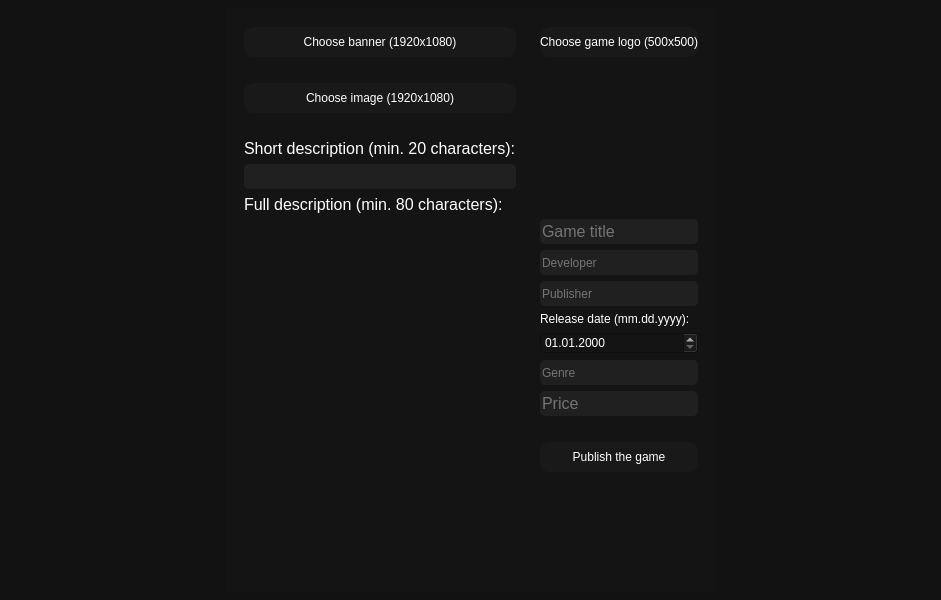
<?xml version="1.0" encoding="UTF-8"?>
<ui version="4.0">
 <class>GameAddingWindow</class>
 <widget class="QMainWindow" name="GameAddingWindow">
  <property name="geometry">
   <rect>
    <x>0</x>
    <y>0</y>
    <width>941</width>
    <height>600</height>
   </rect>
  </property>
  <property name="windowTitle">
   <string>MainWindow</string>
  </property>
  <property name="styleSheet">
   <string notr="true">background: rgb(18, 18, 18);
color: rbg(255, 255, 255)</string>
  </property>
  <widget class="QWidget" name="centralwidget">
   <property name="styleSheet">
    <string notr="true">color: rgb(255, 255, 255)</string>
   </property>
   <layout class="QHBoxLayout" name="horizontalLayout">
    <item>
     <spacer name="horizontalSpacer_2">
      <property name="orientation">
       <enum>Qt::Horizontal</enum>
      </property>
      <property name="sizeHint" stdset="0">
       <size>
        <width>40</width>
        <height>20</height>
       </size>
      </property>
     </spacer>
    </item>
    <item>
     <widget class="QWidget" name="contenArea" native="true">
      <property name="styleSheet">
       <string notr="true">background-color: rgb(20, 20, 20)</string>
      </property>
      <layout class="QGridLayout" name="gridLayout">
       <item row="0" column="0">
        <widget class="QWidget" name="widget" native="true">
         <layout class="QVBoxLayout" name="verticalLayout">
          <item>
           <widget class="QPushButton" name="bannerButton">
            <property name="styleSheet">
             <string notr="true">QPushButton {
	height: 30px;
	background-color: rgb(25, 25, 25);
	border-radius: 10%;
}

QPushButton:hover {
	background-color: rgb(28, 28, 28);
	border-radius: 5%;
}
</string>
            </property>
            <property name="text">
             <string>Choose banner (1920x1080)</string>
            </property>
           </widget>
          </item>
          <item>
           <widget class="QLabel" name="bannerHandler">
            <property name="maximumSize">
             <size>
              <width>256</width>
              <height>144</height>
             </size>
            </property>
            <property name="text">
             <string/>
            </property>
            <property name="pixmap">
             <pixmap>../build-Foxlike-Desktop_Qt_6_6_0_MinGW_64_bit-Debug/gamesBanners/Example.jpg</pixmap>
            </property>
            <property name="scaledContents">
             <bool>true</bool>
            </property>
           </widget>
          </item>
          <item>
           <widget class="QPushButton" name="imageButton">
            <property name="styleSheet">
             <string notr="true">QPushButton {
	height: 30px;
	background-color: rgb(25, 25, 25);
	border-radius: 10%;
}

QPushButton:hover {
	background-color: rgb(28, 28, 28);
	border-radius: 5%;
}
</string>
            </property>
            <property name="text">
             <string>Choose image (1920x1080)</string>
            </property>
           </widget>
          </item>
          <item>
           <widget class="QLabel" name="imageHabdler">
            <property name="maximumSize">
             <size>
              <width>512</width>
              <height>288</height>
             </size>
            </property>
            <property name="text">
             <string/>
            </property>
            <property name="pixmap">
             <pixmap>../build-Foxlike-Desktop_Qt_6_6_0_MinGW_64_bit-Debug/gamesBanners/Example.jpg</pixmap>
            </property>
            <property name="scaledContents">
             <bool>true</bool>
            </property>
           </widget>
          </item>
          <item>
           <widget class="QLabel" name="shortDescriptionLabel">
            <property name="font">
             <font>
              <pointsize>12</pointsize>
             </font>
            </property>
            <property name="text">
             <string>Short description (min. 20 characters):</string>
            </property>
           </widget>
          </item>
          <item>
           <widget class="QLineEdit" name="shortDescriptionInput">
            <property name="styleSheet">
             <string notr="true">QLineEdit {
	background-color: rgb(32, 32, 32);
	border-radius: 5%;
	color: rgb(200, 200, 200);
	height: 25px;
}</string>
            </property>
           </widget>
          </item>
          <item>
           <widget class="QLabel" name="fullDescriptionLabel">
            <property name="font">
             <font>
              <pointsize>12</pointsize>
             </font>
            </property>
            <property name="text">
             <string>Full description (min. 80 characters):</string>
            </property>
           </widget>
          </item>
          <item>
           <widget class="QPlainTextEdit" name="fullDescriptionInput">
            <property name="styleSheet">
             <string notr="true"> QScrollBar:vertical {
    background: rgb(22, 22, 22);
    width: 14px;
	border-radius: 0px;
 }

QScrollBar::handle:vertical {	
	background-color: rgb(28, 28, 28);
	min-height: 30px;
	border-radius: 7px;
}

QScrollBar::sub-line:vertical {
	height: 0px;
}

QScrollBar::handle:vertical:hover{	
	background-color: rgb(32, 32, 32);
}
QScrollBar::handle:vertical:pressed {	
	background-color: rgb(32, 32, 32);
}

QScrollBar::add-line:vertical {
	height: 0px;
}

QScrollBar::up-arrow:vertical, QScrollBar::down-arrow:vertical {
	background: none;
}
QScrollBar::add-page:vertical, QScrollBar::sub-page:vertical {
	background: none;
}</string>
            </property>
            <property name="frameShape">
             <enum>QFrame::NoFrame</enum>
            </property>
           </widget>
          </item>
         </layout>
        </widget>
       </item>
       <item row="0" column="1">
        <widget class="QWidget" name="widget_2" native="true">
         <property name="minimumSize">
          <size>
           <width>0</width>
           <height>30</height>
          </size>
         </property>
         <layout class="QVBoxLayout" name="verticalLayout_2">
          <item>
           <widget class="QPushButton" name="logoButton">
            <property name="styleSheet">
             <string notr="true">QPushButton {
	height: 30px;
	background-color: rgb(25, 25, 25);
	border-radius: 10%;
}

QPushButton:hover {
	background-color: rgb(28, 28, 28);
	border-radius: 5%;
}
</string>
            </property>
            <property name="text">
             <string>Choose game logo (500x500)</string>
            </property>
           </widget>
          </item>
          <item>
           <widget class="QLabel" name="logoHandler">
            <property name="minimumSize">
             <size>
              <width>150</width>
              <height>150</height>
             </size>
            </property>
            <property name="maximumSize">
             <size>
              <width>150</width>
              <height>150</height>
             </size>
            </property>
            <property name="text">
             <string/>
            </property>
            <property name="pixmap">
             <pixmap>../build-Foxlike-Desktop_Qt_6_6_0_MinGW_64_bit-Debug/profilesImages/Example.jpg</pixmap>
            </property>
            <property name="scaledContents">
             <bool>true</bool>
            </property>
            <property name="alignment">
             <set>Qt::AlignCenter</set>
            </property>
           </widget>
          </item>
          <item>
           <widget class="QLineEdit" name="titleInput">
            <property name="font">
             <font>
              <pointsize>12</pointsize>
             </font>
            </property>
            <property name="styleSheet">
             <string notr="true">QLineEdit {
	background-color: rgb(32, 32, 32);
	border-radius: 5%;
	color: rgb(200, 200, 200);
	height: 25px;
}</string>
            </property>
            <property name="placeholderText">
             <string>Game title</string>
            </property>
           </widget>
          </item>
          <item>
           <widget class="QLineEdit" name="developerInput">
            <property name="styleSheet">
             <string notr="true">QLineEdit {
	background-color: rgb(32, 32, 32);
	border-radius: 5%;
	color: rgb(200, 200, 200);
	height: 25px;
}</string>
            </property>
            <property name="placeholderText">
             <string>Developer</string>
            </property>
           </widget>
          </item>
          <item>
           <widget class="QLineEdit" name="publisherInput">
            <property name="styleSheet">
             <string notr="true">QLineEdit {
	background-color: rgb(32, 32, 32);
	border-radius: 5%;
	color: rgb(200, 200, 200);
	height: 25px;
}</string>
            </property>
            <property name="placeholderText">
             <string>Publisher</string>
            </property>
           </widget>
          </item>
          <item>
           <widget class="QLabel" name="releaseDateLabel">
            <property name="text">
             <string>Release date (mm.dd.yyyy):</string>
            </property>
           </widget>
          </item>
          <item>
           <widget class="QDateEdit" name="releaseDateInput">
            <property name="styleSheet">
             <string notr="true">QLineEdit {
	background-color: rgb(32, 32, 32);
	border-radius: 5%;
	color: rgb(200, 200, 200);
	height: 25px;
}</string>
            </property>
            <property name="displayFormat">
             <string>MM.dd.yyyy</string>
            </property>
           </widget>
          </item>
          <item>
           <widget class="QLineEdit" name="genreInput">
            <property name="styleSheet">
             <string notr="true">QLineEdit {
	background-color: rgb(32, 32, 32);
	border-radius: 5%;
	color: rgb(200, 200, 200);
	height: 25px;
}</string>
            </property>
            <property name="placeholderText">
             <string>Genre</string>
            </property>
           </widget>
          </item>
          <item>
           <widget class="QLineEdit" name="priceInput">
            <property name="font">
             <font>
              <pointsize>12</pointsize>
             </font>
            </property>
            <property name="styleSheet">
             <string notr="true">QLineEdit {
	background-color: rgb(32, 32, 32);
	border-radius: 5%;
	color: rgb(200, 200, 200);
	height: 25px;
}</string>
            </property>
            <property name="placeholderText">
             <string>Price</string>
            </property>
           </widget>
          </item>
          <item>
           <spacer name="verticalSpacer_2">
            <property name="orientation">
             <enum>Qt::Vertical</enum>
            </property>
            <property name="sizeType">
             <enum>QSizePolicy::Fixed</enum>
            </property>
            <property name="sizeHint" stdset="0">
             <size>
              <width>20</width>
              <height>20</height>
             </size>
            </property>
           </spacer>
          </item>
          <item>
           <widget class="QPushButton" name="publishGameButton">
            <property name="minimumSize">
             <size>
              <width>0</width>
              <height>30</height>
             </size>
            </property>
            <property name="cursor">
             <cursorShape>PointingHandCursor</cursorShape>
            </property>
            <property name="styleSheet">
             <string notr="true">QPushButton {
	height: 30px;
	background-color: rgb(25, 25, 25);
	border-radius: 10%;
}

QPushButton:hover {
	background-color: rgb(28, 28, 28);
	border-radius: 5%;
}
</string>
            </property>
            <property name="text">
             <string>Publish the game</string>
            </property>
           </widget>
          </item>
          <item>
           <spacer name="verticalSpacer">
            <property name="orientation">
             <enum>Qt::Vertical</enum>
            </property>
            <property name="sizeHint" stdset="0">
             <size>
              <width>20</width>
              <height>40</height>
             </size>
            </property>
           </spacer>
          </item>
         </layout>
        </widget>
       </item>
      </layout>
     </widget>
    </item>
    <item>
     <spacer name="horizontalSpacer">
      <property name="orientation">
       <enum>Qt::Horizontal</enum>
      </property>
      <property name="sizeHint" stdset="0">
       <size>
        <width>40</width>
        <height>20</height>
       </size>
      </property>
     </spacer>
    </item>
   </layout>
  </widget>
 </widget>
 <resources/>
 <connections/>
</ui>
